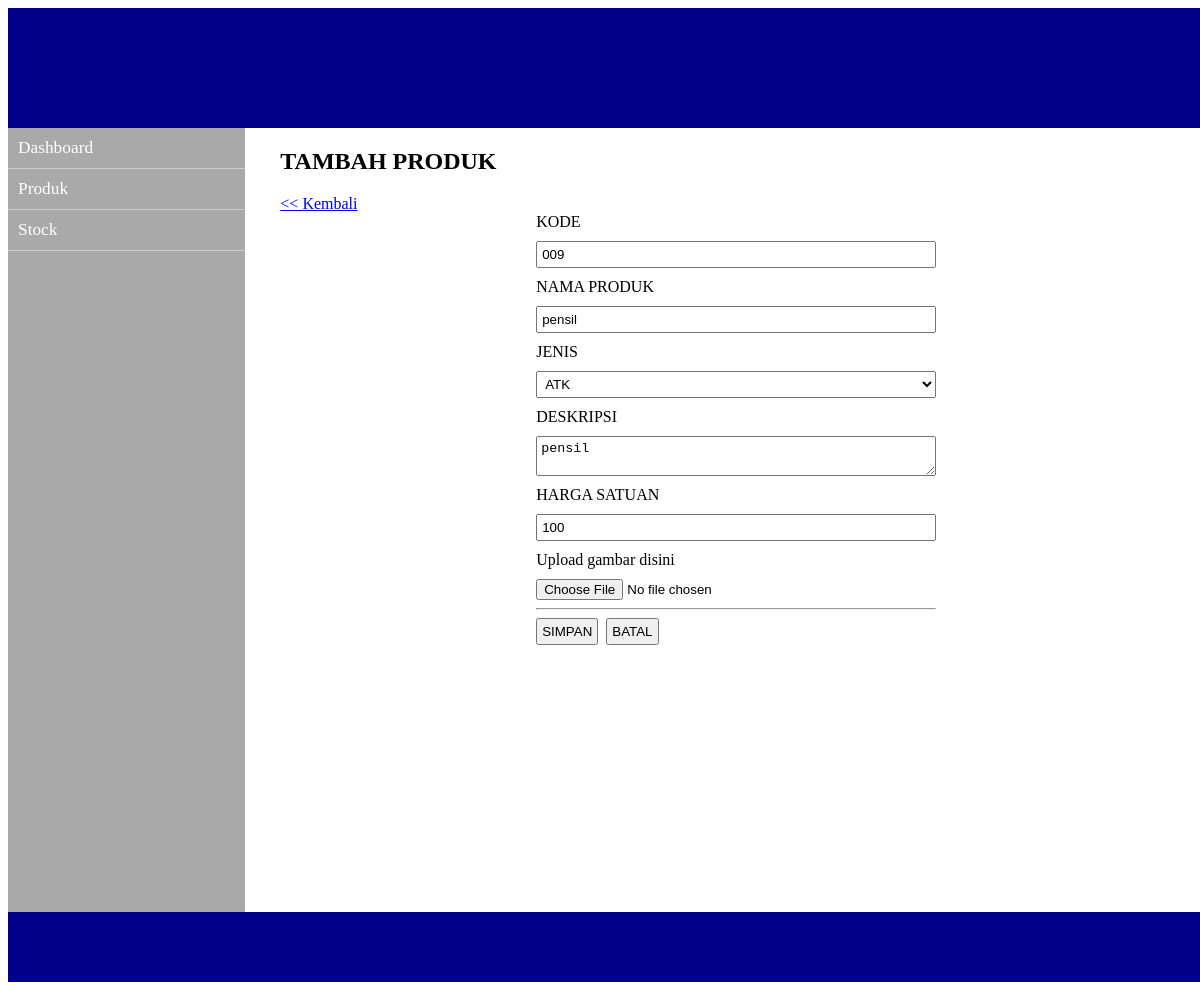
/admin/index.php?page=edit_produk&i=2, run on the app's committed database.
### tables this page shows
CREATE TABLE `tbl_produk` (
  `id` int(11) NOT NULL,
  `kode_produk` varchar(11) NOT NULL,
  `nama_produk` varchar(50) NOT NULL,
  `jns_produk` int(11) NOT NULL,
  `deskripsi` text NOT NULL,
  `harga` double NOT NULL,
  `gambar` varchar(50) NOT NULL,
  `tgl_input` datetime NOT NULL,
  `tgl_edit` datetime NOT NULL
);

CREATE TABLE `tbl_jenis_produk` (
  `id` int(11) NOT NULL,
  `jns_produk` varchar(50) NOT NULL,
  `deskripsi` text NOT NULL,
  `tgl_input` datetime NOT NULL,
  `tgl_edit` datetime NOT NULL
);

### include/database.php (called while the page is built, shortened)
<?php
class database{
	private $dbhost;
	private $dbuser;
	private $dbpassword;
	private $dbname;
	function __construct($host, $user, $pass, $db){
		$this->dbhost = $host;
		$this->dbuser = $user;
		$this->dbpassword = $pass;
		$this->dbname = $db;
	}
	function connectMySQL(){
		$this->dbkonek = mysqli_connect($this->dbhost,$this->dbuser,$this->dbpassword,$this->dbname);
		return $this->dbkonek;
	}
}
?>

### include/admin.php (called while the page is built, shortened)
<?php
include "database.php";
class admin extends database{
	function tampiljenisproduk(){
		$query = "SELECT * FROM tbl_jenis_produk ORDER BY id DESC";
		$hasil = mysqli_query($this->dbkonek,$query);
		$jnsproduk = array();
		if(mysqli_num_rows($hasil) > 0){
			while($data = mysqli_fetch_assoc($hasil)){
				$jnsproduk[] = $data;
			}
		}
		return $jnsproduk;
	}
	function bacaproduk($type,$id){
		$query ="SELECT $type FROM tbl_produk where id ='$id'";
		$hasil = mysqli_query($this->dbkonek,$query);
		$data = mysqli_fetch_assoc($hasil);
		return $data[$type];
	}
}
?>

### admin/produk_edit.php (the view, shortened to what this page needs)
<?php
	$db = new admin('localhost','root','','penjualan');
	$db->connectMySQL();
	$jnsProduk = $db->tampiljenisproduk();
	$kode = $db->bacaproduk('kode_produk',$_GET['i']);
	$nama_produk = $db->bacaproduk('nama_produk',$_GET['i']);
	$jns_produk = $db->bacaproduk('jns_produk',$_GET['i']);
	$deskripsi = $db->bacaproduk('deskripsi',$_GET['i']);
	$harga = $db->bacaproduk('harga',$_GET['i']);
?>
<h1 class="page-title">TAMBAH PRODUK</h1>
<nav>
	<a href="?page=produk"> &lt;&lt; Kembali</a>
</nav>
<div id="main-content">
	<form class="input-form" action="update_produk.php" method="post" enctype="multipart/form-data">
		<label class="form-label">KODE</label>
		<input type="text" name="kode_produk" class="form-control" value="<?php echo $kode ?>" />
		<label class="form-label">NAMA PRODUK</label>
		<input type="text" name="nama_produk" class="form-control" value="<?php echo $nama_produk ?>" />
		<label class="form-label">JENIS</label>
		<select class="form-control" name="jns_produk">
			<?php foreach($jnsProduk as $key => $value): ?>
			<option value="<?php echo $value['id'] ?>" <?php echo $jns_produk == $value['id'] ? "selected" : "" ?> ><?php echo $value['jns_produk'] ?></option>
			<?php endforeach; ?>
		</select>
		<label class="form-label">DESKRIPSI</label>
		<textarea name="deskripsi" class="form-control"><?php echo $deskripsi ?></textarea>
		<label class="form-label">HARGA SATUAN</label>
		<input type="text" name="harga" class="form-control text-right" value="<?php echo $harga ?>" />
		<label class="form-label">Upload gambar disini</label>
		<input type="file" name="gambar" />
		<hr />
		<input type="submit" name="submit" value="SIMPAN" class="btn" />&nbsp;
		<input type="reset" name="reset" value="BATAL" class="btn" />
	</form>
</div>

### admin/css/style.css (style rules this page uses)
.input-form { width: 400px; margin: auto; }
.form-label { display:block; margin-bottom:10px; }
.form-control { padding: 4px; width: 100%; margin-bottom: 10px; }
.btn { padding: 4px; }

### data on the page
tbl_produk: kode_produk "009", nama_produk "pensil", jns_produk "ATK", deskripsi "pensil", harga "100"
